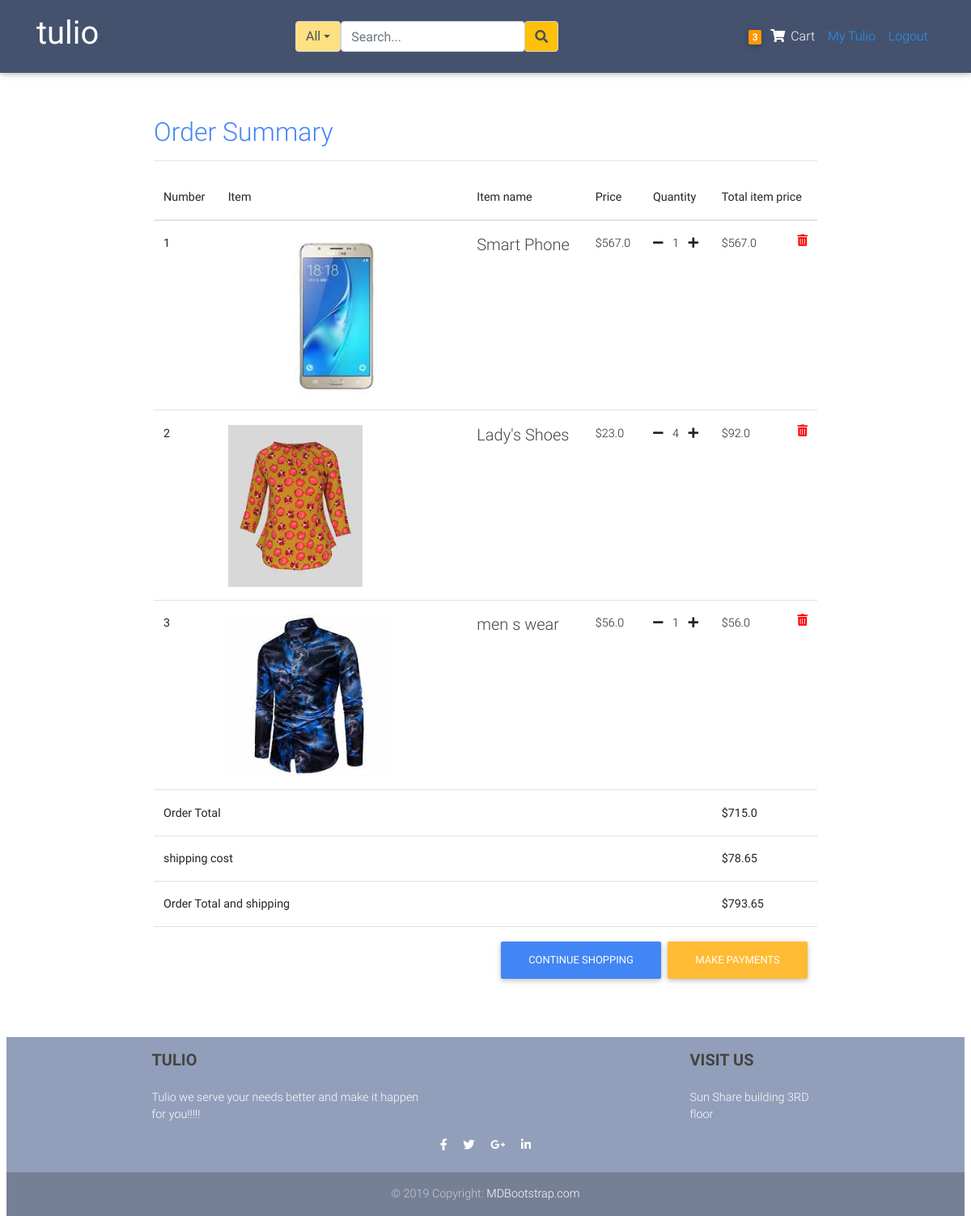
/order_summary/ (signed in), run on an earlier commit of the app's database.
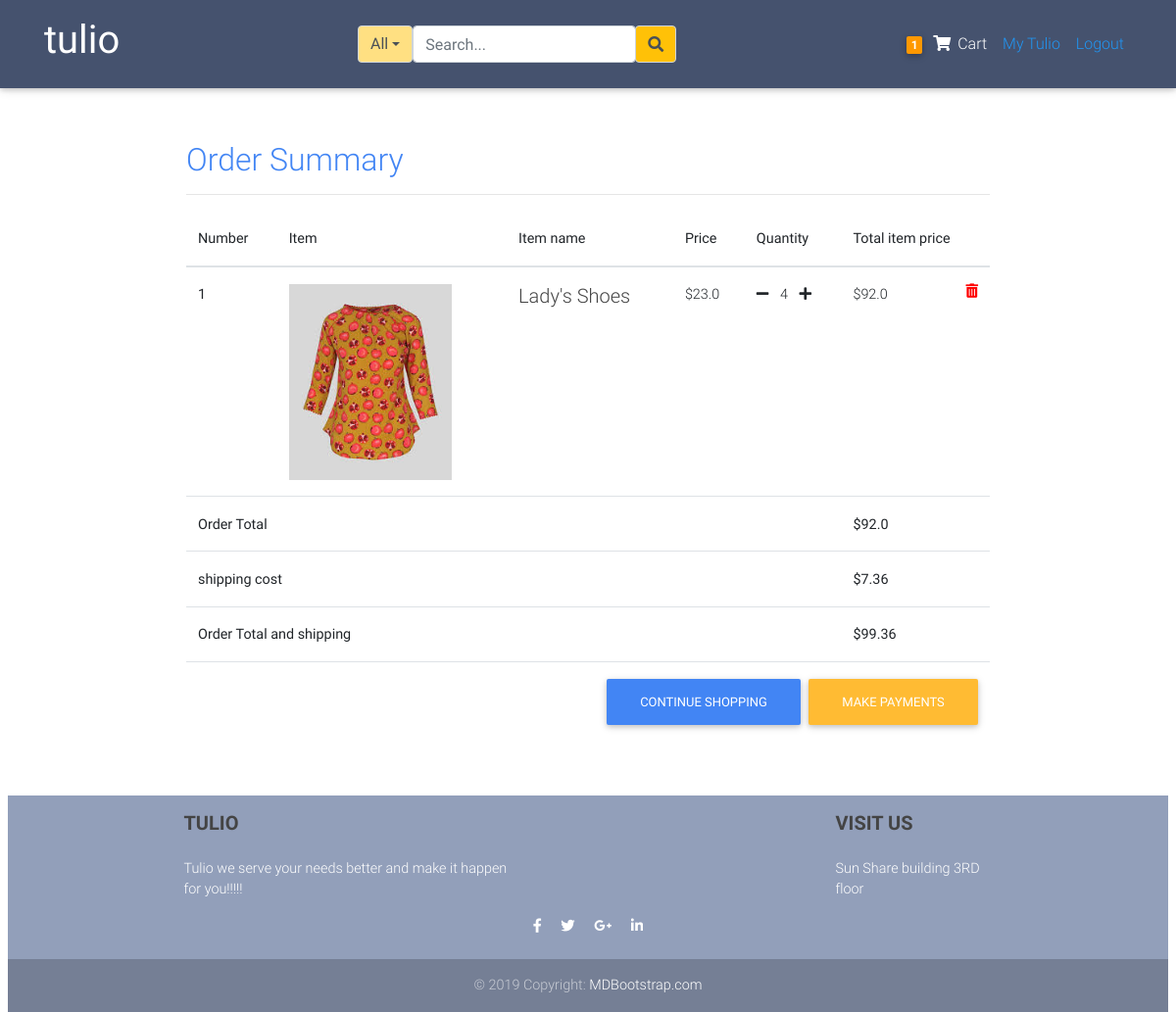
And on a later commit of the database.
### blogs/models.py (models this page shows, shortened)
class Order(models.Model):
	user           = models.ForeignKey(settings.AUTH_USER_MODEL,
	                        on_delete=models.CASCADE)
	items          = models.ManyToManyField(OrderItem)
	start_date     = models.DateTimeField(auto_now_add=True)
	ordered_date   = models.DateTimeField()
	ordered        = models.BooleanField(default=False)
	biling_address = models.ForeignKey("BillingAddress",
		          on_delete=models.SET_NULL, blank=True, null=True)
	payment        = models.ForeignKey("Payment",
		          on_delete=models.SET_NULL, blank=True, null=True)
	def get_total(self):
		total = 0
		for order_item in self.items.all():
			total +=order_item.get_final_price()
		return round(total,2)
	def get_shipping(self):
		shipping=0
		if self.get_total() <=10:
			shipping=self.get_total()*0.05
		elif self.get_total() >10 and self.get_total()<=20:
			shipping=self.get_total()*0.06
		elif self.get_total() >20 and self.get_total()<=100:
			shipping=self.get_total()*0.08
		else:
			shipping=self.get_total()*0.11
		return round(shipping,2)
	def get_total_and_shipping(self):
		return round((self.get_total() + self.get_shipping()),2)

class  OrderItem(models.Model):
	user     = models.ForeignKey(settings.AUTH_USER_MODEL,
	                        on_delete=models.CASCADE)
	ordered  = models.BooleanField(default=False)
	item     = models.ForeignKey(Item, on_delete=models.CASCADE)
	quantity = models.IntegerField(default=1)
	date     = models.DateTimeField(auto_now_add=True)
	def get_item_total_price(self):
		return self.quantity * self.item.price
	def get_final_price(self):
		if self.item.discount_price:
			return self.get_item_total_discount_price()
		return self.get_item_total_price()

class Item(models.Model):
	title           = models.CharField(max_length=100)
	price           = models.FloatField()
	discount_price  = models.FloatField(blank=True, null=True)
	category        = models.CharField(choices=CATEGORY_CHOICES, max_length=2)
	label           = models.CharField(choices=LABEL_CHOICES, max_length=2)
	image           = models.ImageField(upload_to='product_pictures')
	slug            = models.SlugField()
	description     = models.TextField()
	objects         = ProductManager()

### blogs/views.py (the view)
# urls.py: path('order_summary/', OrderSummaryView.as_view(), name = "order_summary" ),
class OrderSummaryView(LoginRequiredMixin,View):
	def get(self, *args, **kwargs):
		try:
			order = Order.objects.get(user=self.request.user, ordered=False)
			context = {
			'object': order
			}
			return render(self.request, "blogs/order_summary.html", context)
		except ObjectDoesNotExist:
			messages.info(self.request, "You have no items in your cart you can add items here")
			return redirect("/")

### blogs/templatetags/cart_item_count.py (called while the page is built)
@register.filter
def cart_count(user):
	if user.is_authenticated:
		query_set = Order.objects.filter(user=user, ordered=False)
		if query_set.exists():
			return query_set[0].items.count()
	return 0

### blogs/templates/blogs/order_summary.html (shortened to what this page needs)
{%extends 'blogs/layout.html'%}
{%block content%}
<main>
    <div class="col-md-12 container order_summary_tag content-section pt-2">
      <div class="table-responsive text-nowrap">
  <h2 class="text-primary">Order Summary</h2>
  <table class="table">
    <thead>
      <tr>
        <th scope="col">Number</th>
        <th scope="col">Item</th>
        <th scope="col">Item name</th>
        <th scope="col">Price</th>
        <th scope="col">Quantity</th>
        <th scope="col">Total item price</th>
      </tr>
    </thead>
    <tbody>
      {%for order_item in object.items.all %}
      <tr>
        <th scope="row">{{forloop.counter}}</th>
        <td>
        <img class="img_style" src="{{order_item.item.image.url}}">
        </td>
        <td><h5 class="bold">{{order_item.item.title}}</h5></td>
        {% if order_item.item.discount_price%}
        <td>${{order_item.item.discount_price}}</td>
        {%else%}
        <td>${{order_item.item.price}}</td>
        {%endif%}
        <td>
          <a href="{% url 'blogs:remove_single_item_from_cart' order_item.item.slug %}" >
            <i class="fas fa-minus mr-2"></i></a>
          {{order_item.quantity}}
          <a href="{% url 'blogs:add_to_cart' order_item.item.slug %}"><i class="fas fa-plus ml-2"></i></a>
        </td>
        <td>
          {% if order_item.item.discount_price%}
          ${{order_item.get_item_total_discount_price}}
          <span class="badge badge-primary">Saved ${{order_item.get_amount_saved}}</span>
          {%else%}
          ${{order_item.get_item_total_price}}
          {%endif%}
            <a style="color:red;" href="{% url 'blogs:remove_from_cart' order_item.item.slug %}" ><i class="fas fa-trash-alt float-right"></i>
            </a>
        </td>
      </tr>
      {%endfor%}
      {%if object.get_total%}
      <tr>
        <td colspan="5"><b>Order Total</b></td>
       <td><b>${{object.get_total}}</b></td>
      </tr>
      {%endif%}
      {%if object.get_shipping%}
       <tr>
        <td colspan="5"><b>shipping cost</b></td>
       <td><b>${{object.get_shipping}}</b></td>
      </tr>
      {%endif%}
      {%if object.get_total_and_shipping%}
       <tr>
        <td colspan="5"><b>Order Total  and shipping</b></td>
       <td><b>${{object.get_total_and_shipping}}</b></td>
      </tr>
      <tr>
        <td colspan="6">
          <a class="btn btn-warning float-right ml-2" href="{% url 'blogs:checkout'%}">Make Payments</a>
          <a class="btn btn-primary float-right" href="/">continue shopping</a>
        </td>
      </tr>
      {%endif%}
      <hr>
    </tbody>
  </table>
</div>
    </div>
</main>
{%endblock content%}

### blogs/templates/blogs/layout.html (shortened to what this page needs)
{% load static%}
<!DOCTYPE html>
<html>
<head>
  <link rel="stylesheet" href="https://use.fontawesome.com/releases/v5.8.2/css/all.css">
  <link href="{%static 'blogs/css/bootstrap.min.css'%}" rel="stylesheet">
  <link href="{%static 'blogs/css/mdb.min.css'%}" rel="stylesheet">
  <link href="{%static 'blogs/css/style.min.css'%}" rel="stylesheet">
<link rel="stylesheet" type="text/css" href="{% static "blogs/main.css" %}">
</head>
<body>
<header class="site-header">
  {%include 'blogs/nav.html'%}
<main role="main" class=".container ">
	<div class="row">
		<div class="col-md center-content mb-6">
      <div class="col-md-6 center-content pt-3" >
      </div>
			{% block content%} {% endblock%}
		</div>
	</div>
</main>
{%include 'blogs/footer.html'%}
</body>
</html>

### blogs/templates/blogs/nav.html
{%load cart_item_count%}
<nav class="navbar fixed-top navbar-expand-lg navbar-dark mdb-color scrolling-navbar">
    <div class="container">
      <a class="navbar-brand waves-effect" href="{%url 'blogs:home' %}" target="_blank">
          <h1>
             <strong class="white-text">tulio</strong>
          </h1>
      </a>
  {%include 'blogs/search_bar.html'%}
        <ul class="navbar-nav nav-flex-icons">
          <li>
            <div class="navbar-nav">
                  <li class="nav-item">
                      <a href="{%url 'blogs:order_summary'%}" class="nav-link waves-effect">
                        <span class="badge orange z-depth-1 mr-1"> {{request.user|cart_count}}</span>
                          <i class="fas fa-shopping-cart"></i>
                        <span class="clearfix d-none d-sm-inline-block"> Cart </span>
                      </a>
                </li>
        {%if request.user.is_authenticated%}
            <a class="nav-item nav-link blue-text" href="{%url 'profile'%}">My Tulio</a>
            <a class="nav-item nav-link blue-text" href="{%url 'logout' %}">Logout</a>
        {%else%}
            <a class="nav-item nav-link blue-text" href="{%url 'login' %}">Login</a>
            <a class="nav-item nav-link blue-text" href="{%url 'register'%}">Register</a>
        {%endif%}
            </div>
          </li>
        </ul>
      </div>
  </nav>

### blogs/templates/blogs/search_bar.html (shortened to what this page needs)
  <form method='GET' action='{%url 'blogs:search'%}'>
    <div class='row'>
      <div class="input-group-preppend">
        <div class="dropdown">
          <span class="input-group-text amber lighten-3 dropdown-toggle ml-0" id="dropdownMenuButton" aria-haspopup="true" data-toggle="dropdown" >
            All
          </span>
        </div>
         </div>
          <div class="">
            <input type="text" name="q" data-toggle="popover" data-placement="bottom" data-content="Press enter to search" class="form-control" placeholder="Search..." value="" style="" data-original-title="" title="" autofocus="autofocus">
          </div>
          <div class="input-group-append">
          <span class="input-group-text amber " id="basic-text1"><i class="fas fa-search text-grey"
              aria-hidden="true"></i></span>
        </div>
   </div>
  </form>

### blogs/templates/blogs/footer.html (shortened to what this page needs)
 <footer class="page-footer font-small avbar-dark mdb-color lighten-3  mr-2 ml-2">
  <div class="container text-center text-md-left">
    <div class="row">
      <div class="col-md-4 mx-auto">
        <h5 class="font-weight-bold text-uppercase mt-3 mb-4">Tulio</h5>
        <p>Tulio we serve your needs better and make it happen for you!!!!!</p>
      </div>
      <div class="col-md-2 mx-auto">
        <h5 class="font-weight-bold text-uppercase mt-3 mb-4">Visit us</h5>
        <ul class="list-unstyled">
          <li>
            <a class="footer-links-brand" href="#!">Sun Share building 3RD floor</a>
          </li>
        </ul>
      </div>
    </div>
  </div>
  <ul class="list-unstyled list-inline text-center">
    <li class="list-inline-item">
      <a class="btn-floating btn-fb mx-1" href="https://web.facebook.com/stacym.pizo.9">
        <i class="fab fa-facebook-f"> </i>
      </a>
    </li>
    <li class="list-inline-item">
      <a class="btn-floating btn-tw mx-1">
        <i class="fab fa-twitter"> </i>
      </a>
    </li>
    <li class="list-inline-item">
      <a class="btn-floating btn-gplus mx-1" href="https://aboutme.google.com/u/0/?referer=gplus">
        <i class="fab fa-google-plus-g"> </i>
      </a>
    </li>
    <li class="list-inline-item">
      <a class="btn-floating btn-li mx-1" href="https://www.linkedin.com/in/mundia-pizo-0921b6147/">
        <i class="fab fa-linkedin-in"> </i>
      </a>
    </li>
  </ul>
  <div class="footer-copyright text-center py-3">© 2019 Copyright:
    <a href="https://mdbootstrap.com/education/bootstrap/"> MDBootstrap.com</a>
  </div>
</footer>

### blogs/static/blogs/main.css (style rules this page uses)
body { background: #ffffff; color: #333333; margin-top: 5rem; }
h1, h2, h3, h4, h5, h6 { color: #444444; }
.site-header .navbar-nav .nav-link { color: #cbd5db; }
.content-section { background:#ffffff; padding: 20px 40px; margin-bottom: 20px; margin-right: 40px; margin-top:40px }
.order_summary_tag { width: 900px; margin-right: auto; margin-left: auto; }
.center-content { margin-right:auto; margin-left:auto; }
.footer-links-brand { color: #000000; }

### blogs/templates/blogs/layout.html (style rules this page uses)
html, body, header, .carousel { height: 60vh; }

### blogs/templates/blogs/order_summary.html (style rules this page uses)
.img_style { height: 200px; width: auto; position: center; object-fit: cover; }

What changed in the data, as far as the page shows it:
no longer on this page (row unchanged): OrderItem: item.image (picture), item "Smart Phone", item.price "567.0", quantity "1", get_item_total_price "567.0"
no longer on this page (row edited): OrderItem: item.image (picture), item "men s wear", item.price "56.0", quantity "1", get_item_total_price "56.0"
computed for Order: get_total "715.0" → "92.0"; get_shipping "78.65" → "7.36"; get_total_and_shipping "793.65" → "99.36"
Also different on the page:
{{ request.user|cart_count }}: "3" → "1"
